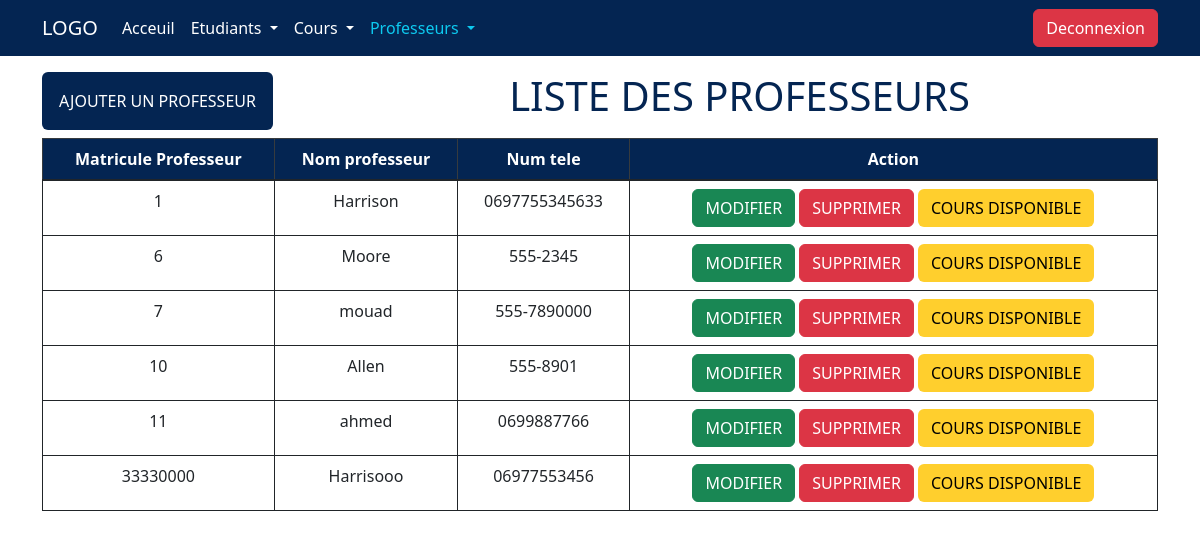
/grade-management-system-v-finale/admin/professeur/index.php (signed in), run on the app's committed database.
### tables this page shows
CREATE TABLE `professeur` (
  `MatriculeProfesseur` int(11) NOT NULL,
  `Nom` varchar(50) DEFAULT NULL,
  `Tel` varchar(20) DEFAULT NULL
);

### grade-management-system-v-finale/admin/professeur/index.php (the view, shortened to what this page needs)
<!DOCTYPE html>
<html lang="en">
<head>
    <link href="https://cdn.jsdelivr.net/npm/bootstrap@5.3.0/dist/css/bootstrap.min.css" rel="stylesheet" >
    <link rel="stylesheet" href="../../style.css">
</head>
<body>
    <nav class="navbar navbar-expand-lg bg-primary fixed-top">
        <div class="container">
            <a class="navbar-brand text-white" href="../index.php">LOGO</a>
            <div class="collapse navbar-collapse" id="navbarSupportedContent">
                <ul class="navbar-nav me-auto mb-2 mb-lg-0 ">
                    <li class="nav-item ">
                        <a class="nav-link active text-white " aria-current="page" href="../index.php">Acceuil</a>
                    </li>
                    <li class="nav-item dropdown">
                        <a class="nav-link  text-white dropdown-toggle" href="../etudiant/index.php" role="button" data-bs-toggle="dropdown" aria-expanded="false">
                            Etudiants
                        </a>
                    </li>
                    <li class="nav-item dropdown">
                        <a class="nav-link  text-white dropdown-toggle" href="../cours/index.php" role="button" data-bs-toggle="dropdown" aria-expanded="false">
                            Cours
                        </a>
                    </li>
                    <li class="nav-item dropdown">
                        <a class="nav-link  text-info dropdown-toggle" href="index.php" role="button" data-bs-toggle="dropdown" aria-expanded="false">
                            Professeurs
                        </a>
                    </li>
                </ul>
            </div>
            <div><a class="btn btn-primary btn-danger " href="../deconexion.php" role="button">Deconnexion</a></div>
        </div>
    </nav>
    <div class="container my-5 pt-4">
            <div class="mb-2  d-flex justify-content-between  " >
                <a class="btn bg-primary p-3" href="ajoutPrf.php" role="button">AJOUTER UN PROFESSEUR</a>
                <div class="d-flex justify-content-around w-75 " > <h1 class=" text-center text-primary" >LISTE DES PROFESSEURS</h1></div>
            </div>
            <table class="table table-bordered border-dark ">
                <thead class="table-dark" >
                    <tr>
                        <th scope="col" class="text-center bg-primary text-white" >Matricule Professeur</th>
                        <th scope="col" class="text-center bg-primary text-white" >Nom professeur      </th>
                        <th scope="col" class="text-center bg-primary text-white" >Num tele            </th>
                        <th scope="col" class="text-center bg-primary text-white" >Action              </th>
                    </tr>
                </thead>
                <tbody class="table-group-divider">
                        <?php
                            $conn = new PDO( 'mysql:host=localhost;dbname=notes' , 'root' , '' );
                            $professeurs = $conn->query( "SELECT * FROM professeur " )->fetchAll(PDO::FETCH_ASSOC);
                        ?>
                        <?php foreach( $professeurs as $professeur ): ?>
                            <tr>
                                <td class="text-center" > <?= $professeur["MatriculeProfesseur"] ?> </td>
                                <td class="text-center" > <?= $professeur["Nom"]                 ?> </td>
                                <td class="text-center" > <?= $professeur["Tel"]                 ?> </td>
                                <td class="text-center" >
                                    <a class="btn btn-success" href="updatePrf.php?id=<?= $professeur["MatriculeProfesseur"] ?>" role="button">MODIFIER</a>
                                    <a class="btn btn-danger" href="suppPrf.php?id=<?= $professeur["MatriculeProfesseur"] ?>" onclick="return confirm( 'comfirmer la suppression' ) "  role="button">SUPPRIMER</a>
                                    <a class="btn bg-info" href="crsDspPrf.php?id=<?= $professeur["MatriculeProfesseur"] ?>" role="button">COURS DISPONIBLE</a>
                                </td>
                            </tr>
                        <?php endforeach; ?>
                </tbody>
            </table>
    </div>
</body>
</html>

### grade-management-system-v-finale/style.css (style rules this page uses)
.bg-primary { background-color: rgb(4, 37, 82 , 1) !important ; color: white; }
.text-primary { color: rgb(4, 37, 82 , 1) !important; }
.bg-info { background-color: rgba(255, 207, 45, 1) !important ; color: black; }

### data on the page
professeur: MatriculeProfesseur "1", Nom "Harrison", Tel "0697755345633"
professeur: MatriculeProfesseur "6", Nom "Moore", Tel "555-2345"
professeur: MatriculeProfesseur "7", Nom "mouad", Tel "555-7890000"
professeur: MatriculeProfesseur "10", Nom "Allen", Tel "555-8901"
professeur: MatriculeProfesseur "11", Nom "ahmed", Tel "0699887766"
professeur: MatriculeProfesseur "33330000", Nom "Harrisooo", Tel "06977553456"
